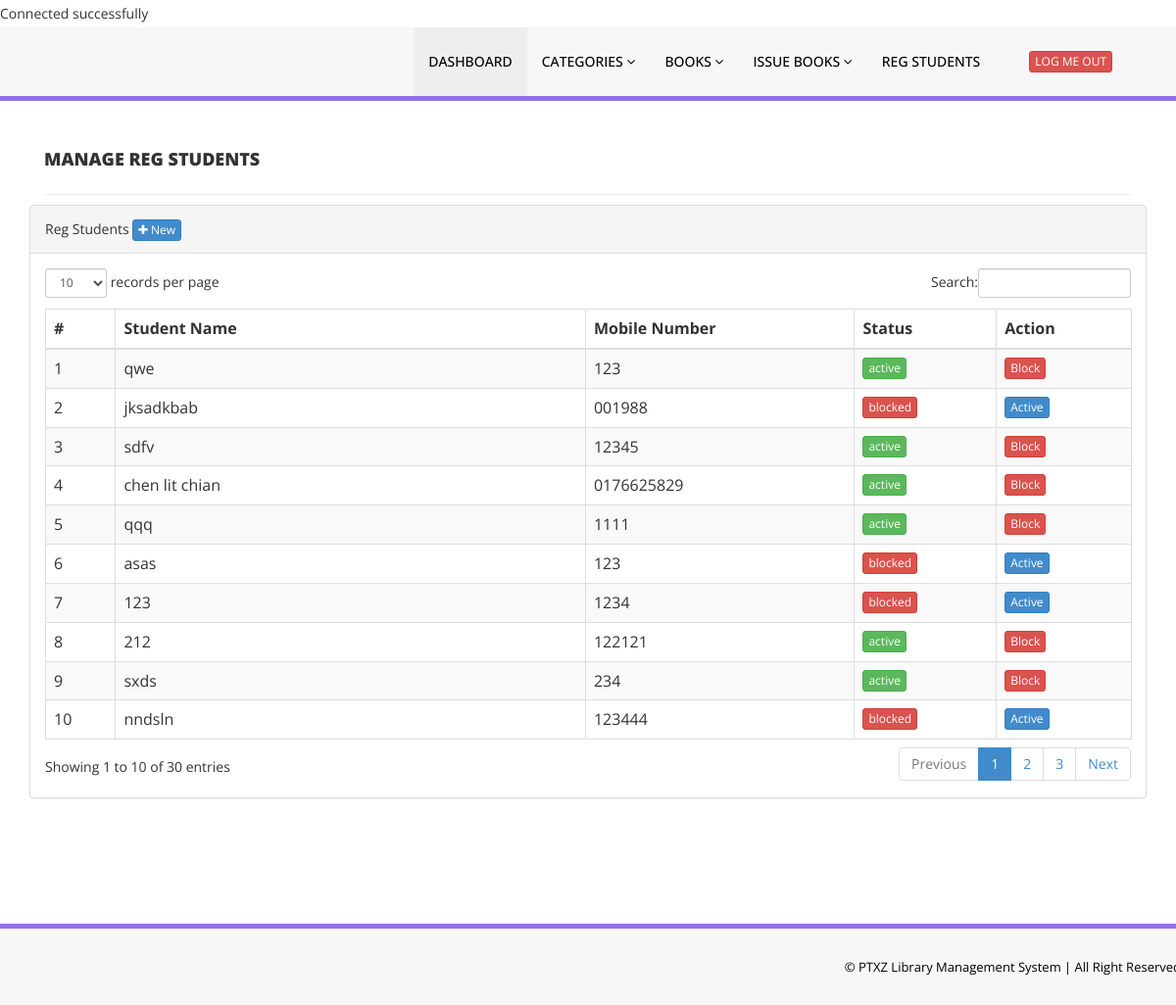
The app's page /admin/reg-students.php (signed in) with its own data.
### tables this page shows
CREATE TABLE `tblstudents` (
  `id` int(11) NOT NULL AUTO_INCREMENT,
  `StudentId` varchar(100) DEFAULT NULL,
  `FullName` varchar(120) DEFAULT NULL,
  `EmailId` varchar(120) DEFAULT NULL,
  `MobileNumber` char(11) DEFAULT NULL,
  `Password` varchar(120) DEFAULT NULL,
  `Status` int(1) DEFAULT '0',
  `RegDate` timestamp NULL DEFAULT CURRENT_TIMESTAMP,
  `UpdationDate` timestamp NULL DEFAULT NULL ON UPDATE CURRENT_TIMESTAMP,
  PRIMARY KEY (`id`),
  UNIQUE KEY `StudentId` (`StudentId`)
);

### admin/reg-students.php (the view, shortened to what this page needs)
<?php
include('includes/config.php');
if(strlen($_SESSION['alogin'])==0)
{
    header('location:index.php');
}
else{
?>
<!DOCTYPE html>
<html xmlns="http://www.w3.org/1999/xhtml">
<head>
    <link href="assets/css/bootstrap.css" rel="stylesheet" />
    <link href="assets/css/font-awesome.css" rel="stylesheet" />
    <link href="assets/js/dataTables/dataTables.bootstrap.css" rel="stylesheet" />
    <link href="assets/css/style.css" rel="stylesheet" />
</head>
<body>
  <?php include('includes/header.php');?>
  <div class="content-wrapper">
     <div class="container">
        <div class="col-md-12">
            <h4 class="header-line">Manage Reg Students</h4>
        </div>
        <div class="row">
            <div class="col-md-12">
                <div class="panel panel-default">
                    <div class="panel-heading">
                      Reg Students <a href="adduser.php"><button class="btn btn-primary btn-xs"><i class="fa fa-plus"></i> New</button></a>
                  </div>
                  <div class="panel-body">
                    <div class="table-responsive">
                        <table class="table table-striped table-bordered table-hover" id="dataTables-example">
                            <thead>
                                <tr>
                                    <th>#</th>
                                    <th>Student Name</th>
                                    <th>Mobile Number</th>
                                    <th>Status</th>
                                    <th>Action</th>
                                </tr>
                            </thead>
                            <tbody>
                                <?php $sql = "SELECT * from tblstudents order by RegDate desc";
                                $query = $dbh -> prepare($sql);
                                $query->execute();
                                $results=$query->fetchAll(PDO::FETCH_OBJ);
                                $cnt=1;
                                if($query->rowCount() > 0)
                                {
                                    foreach($results as $result)
                                        {               ?>
                                            <tr class="odd gradeX">
                                                <td class="center"><?php echo htmlentities($cnt);?></td>
                                                <td class="center"><?php echo htmlentities($result->FullName);?></td>
                                                <td class="center"><?php echo htmlentities($result->MobileNumber);?></td>
                                                <td class="center"><?php if($result->Status==1)
                                                {
                                                    $str = '<button class="btn btn-success btn-xs">active</button>';
                                                    echo "$str";
                                                } else if($result->Status==2)
                                                {
                                                    $str = '<button class="btn btn-primary btn-xs">inactive</button>';
                                                    echo "$str";
                                                } else
                                                {
                                                    $str = '<button class="btn btn-danger btn-xs">blocked</button>';
                                                    echo "$str";
                                                }
                                                ?></td>
                                                <td class="center">
                                                    <?php if($result->Status==1)
                                                    {?>
                                                        <a href="reg-students.php?inid=<?php echo htmlentities($result->id);?>" onclick="return confirm('Are you sure you want to block this student?');""><button class="btn btn-danger btn-xs">Block</button>
                                                            <?php } else {?>
                                                            <a href="reg-students.php?id=<?php echo htmlentities($result->id);?>" onclick="return confirm('Are you sure you want to active this student?');""><button class="btn btn-primary btn-xs">Active</button>
                                                                <?php } ?>
                                                            </td>
                                                        </tr>
                                                        <?php $cnt=$cnt+1;}} ?>
                                                    </tbody>
                                                </table>
                                            </div>
                                        </div>
                                    </div>
                                </div>
                            </div>
                        </div>
                    </div>
                    <?php include('includes/footer.php');?>
                </body>
                </html>
                <?php } ?>

### admin/assets/css/style.css (style rules this page uses)
.content-wrapper { margin-top: 40px; min-height:800px; padding-bottom:90px; }
.header-line { font-weight:900; padding-bottom:25px; border-bottom:1px solid #eeeeee; text-transform:uppercase; }

### records on screen
tblstudents: FullName "qwe", MobileNumber "123", Status "active"
tblstudents: FullName "jksadkbab", MobileNumber "001988", Status "blocked"
tblstudents: FullName "sdfv", MobileNumber "12345", Status "active"
tblstudents: FullName "chen lit chian", MobileNumber "0176625829", Status "active"
tblstudents: FullName "qqq", MobileNumber "1111", Status "active"
tblstudents: FullName "asas", MobileNumber "123", Status "blocked"
tblstudents: FullName "123", MobileNumber "1234", Status "blocked"
tblstudents: FullName "212", MobileNumber "122121", Status "active"
tblstudents: FullName "sxds", MobileNumber "234", Status "active"
tblstudents: FullName "nndsln", MobileNumber "123444", Status "blocked"
